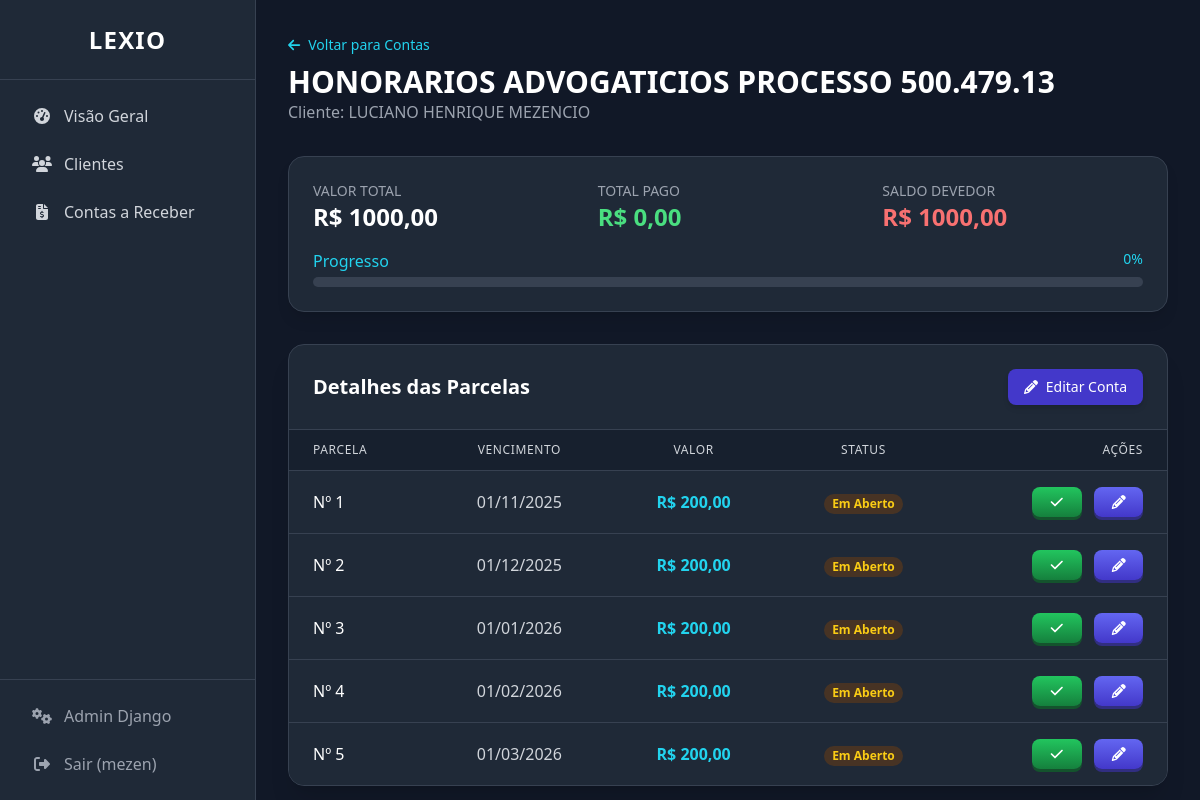
/dashboard/contas/4/ (signed in), run on an earlier commit of the app's database.
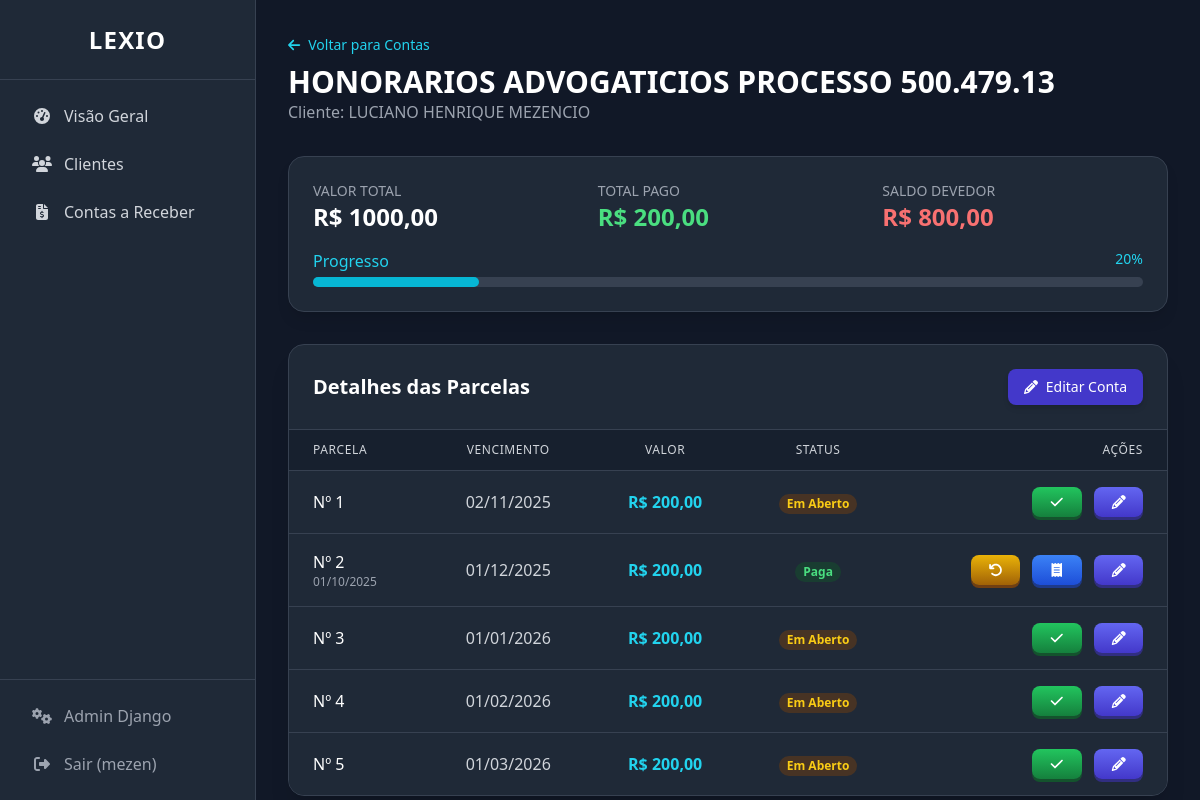
And on a later commit of the database.
### financeiro/models.py (models this page shows, shortened)
class ContaReceber(models.Model):
    cliente: Cliente = models.ForeignKey(Cliente, on_delete=models.PROTECT, related_name='contas', verbose_name="Cliente")
    descricao: str = models.CharField(max_length=200, verbose_name="Descrição")
    valor_total: Decimal = models.DecimalField(max_digits=10, decimal_places=2, validators=[MinValueValidator(Decimal('0.01'))], verbose_name="Valor Total")
    numero_parcelas: int = models.IntegerField(default=1, validators=[MinValueValidator(1)], verbose_name="Número de Parcelas")
    data_emissao: date = models.DateField(verbose_name="Data de Emissão")
    observacoes: Union[str, None] = models.TextField(blank=True, null=True, verbose_name="Observações")
    created_at: date = models.DateTimeField(auto_now_add=True, verbose_name="Criado em")
    updated_at: date = models.DateTimeField(auto_now=True, verbose_name="Atualizado em")
    class Meta:
        verbose_name = "Conta a Receber"
        verbose_name_plural = "Contas a Receber"
        ordering = ['-data_emissao']

class Parcela(models.Model):
    STATUS_CHOICES = [('aberto', 'Aberto'), ('pago', 'Pago'), ('vencido', 'Vencido')]
    conta = models.ForeignKey(ContaReceber, on_delete=models.CASCADE, related_name='parcelas', verbose_name="Conta")
    numero_parcela = models.IntegerField(verbose_name="Número da Parcela")
    valor_parcela = models.DecimalField(max_digits=10, decimal_places=2, validators=[MinValueValidator(Decimal('0.01'))], verbose_name="Valor da Parcela")
    data_vencimento = models.DateField(verbose_name="Data de Vencimento")
    data_pagamento = models.DateField(blank=True, null=True, verbose_name="Data de Pagamento")
    status = models.CharField(max_length=20, choices=STATUS_CHOICES, default='aberto', verbose_name="Status")
    observacoes = models.TextField(blank=True, null=True, verbose_name="Observações")
    created_at = models.DateTimeField(auto_now_add=True, verbose_name="Criado em")
    updated_at = models.DateTimeField(auto_now=True, verbose_name="Atualizado em")
    class Meta:
        verbose_name = "Parcela"
        verbose_name_plural = "Parcelas"
        ordering = ['conta__id', 'numero_parcela']
        unique_together = ['conta', 'numero_parcela']

class Cliente(models.Model):
    nome_completo: str = models.CharField(max_length=200, verbose_name="Nome Completo")
    cpf_cnpj: Union[str, None] = models.CharField(max_length=18, blank=True, null=True, verbose_name="CPF/CNPJ")
    telefone: str = models.CharField(max_length=20, verbose_name="Telefone")
    email: Union[str, None] = models.EmailField(blank=True, null=True, verbose_name="E-mail")
    endereco: Union[str, None] = models.TextField(blank=True, null=True, verbose_name="Endereço")
    observacoes: Union[str, None] = models.TextField(blank=True, null=True, verbose_name="Observações")
    ativo: bool = models.BooleanField(default=True, verbose_name="Cliente Ativo")
    created_at: date = models.DateTimeField(auto_now_add=True, verbose_name="Criado em")
    updated_at: date = models.DateTimeField(auto_now=True, verbose_name="Atualizado em")
    objects = ClienteManager()
    class Meta:
        verbose_name = "Cliente"
        verbose_name_plural = "Clientes"
        ordering = ['nome_completo']

### financeiro/views.py (the view)
# urls.py: path('contas/<int:pk>/', views.conta_detail, name='conta_detail'),
@login_required
def conta_detail(request, pk):
    conta = get_object_or_404(ContaReceber.objects.select_related('cliente'), pk=pk)
    parcelas = conta.parcelas.all().order_by('numero_parcela')
    hoje = date.today()
    vencidas_qs = parcelas.filter(status='aberto', data_vencimento__lt=hoje)
    if vencidas_qs.exists():
        vencidas_qs.update(status='vencido')
        parcelas = conta.parcelas.all().order_by('numero_parcela')
    return render(request, 'financeiro/conta_detail.html', {'conta': conta, 'parcelas': parcelas})

### financeiro/models.py (called while the page is built)
    def total_pago(self) -> Decimal:
        total = self.parcelas.filter(status='pago').aggregate(total=Sum('valor_parcela'))['total']
        return total or Decimal('0.00')

    def total_pendente(self) -> Decimal:
        total = self.parcelas.filter(status__in=['aberto', 'vencido']).aggregate(total=Sum('valor_parcela'))['total']
        return total or Decimal('0.00')

    def get_percentual_pago(self) -> int:
        if self.valor_total <= 0: return 0
        percentual = (self.total_pago() / self.valor_total) * 100
        return int(percentual.quantize(Decimal('1'), rounding=ROUND_DOWN))

### theme/templates/financeiro/conta_detail.html (shortened to what the changed rows need)
{% extends "base_interno.html" %}
{% block content %}
<div class="mb-8">
    <a href="{% url 'financeiro:conta_list' %}" class="text-cyan-400 hover:text-cyan-300 transition-colors text-sm"><i class="fas fa-arrow-left mr-2"></i>Voltar para Contas</a>
    <h1 class="text-3xl font-bold text-white mt-2">{{ conta.descricao }}</h1>
    <p class="text-gray-400">
        Cliente: <a href="{% url 'financeiro:cliente_detail' pk=conta.cliente.pk %}" class="hover:underline">{{ conta.cliente.nome_completo }}</a>
    </p>
</div>
<div class="bg-gray-800 p-6 rounded-2xl border border-gray-700 shadow-lg mb-8">
    <div class="grid grid-cols-1 md:grid-cols-3 gap-6 text-center md:text-left">
        <div><p class="text-sm text-gray-400">VALOR TOTAL</p><p class="text-2xl font-bold text-white">R$ {{ conta.valor_total|floatformat:2 }}</p></div>
        <div><p class="text-sm text-gray-400">TOTAL PAGO</p><p class="text-2xl font-bold text-green-400">R$ {{ conta.total_pago|floatformat:2 }}</p></div>
        <div><p class="text-sm text-gray-400">SALDO DEVEDOR</p><p class="text-2xl font-bold text-red-400">R$ {{ conta.total_pendente|floatformat:2 }}</p></div>
    </div>
    <div class="mt-4">
        {% with percentual=conta.get_percentual_pago %}
        <div class="flex justify-between mb-1"><span class="text-base font-medium text-cyan-400">Progresso</span><span class="text-sm font-medium text-cyan-400">{{ percentual }}%</span></div>
        <div class="w-full bg-gray-700 rounded-full h-2.5"><div class="bg-cyan-500 h-2.5 rounded-full" style="width: {{ percentual }}%"></div></div>
        {% endwith %}
    </div>
</div>
<div class="bg-gray-800 rounded-2xl shadow-xl border border-gray-700 overflow-hidden">
    <div class="p-6 border-b border-gray-700 flex justify-between items-center">
        <h2 class="text-xl font-bold text-white">Detalhes das Parcelas</h2>
    </div>
    <div class="overflow-x-auto">
        <table class="min-w-full divide-y divide-gray-700">
            <thead class="bg-gray-900/50">
                <tr>
                    <th class="px-6 py-3 text-left text-xs font-medium text-gray-300 uppercase tracking-wider">PARCELA</th>
                    <th class="px-6 py-3 text-center text-xs font-medium text-gray-300 uppercase tracking-wider">VENCIMENTO</th>
                    <th class="px-6 py-3 text-center text-xs font-medium text-gray-300 uppercase tracking-wider">VALOR</th>
                    <th class="px-6 py-3 text-center text-xs font-medium text-gray-300 uppercase tracking-wider">STATUS</th>
                    <th class="px-6 py-3 text-right text-xs font-medium text-gray-300 uppercase tracking-wider">AÇÕES</th>
                </tr>
            </thead>
            <tbody class="bg-gray-800 divide-y divide-gray-700">
                {% for parcela in parcelas %}
                <tr class="hover:bg-gray-700/50">
                    <td class="px-6 py-4 whitespace-nowrap"><div class="font-medium text-white">Nº {{ parcela.numero_parcela }}</div><div class="text-xs text-gray-400">{{ parcela.data_pagamento|date:"d/m/Y"|default:"" }}</div></td>
                    <td class="px-6 py-4 whitespace-nowrap text-center text-gray-300">{{ parcela.data_vencimento|date:"d/m/Y" }}</td>
                    <td class="px-6 py-4 whitespace-nowrap text-center font-semibold text-cyan-400">R$ {{ parcela.valor_parcela|floatformat:2 }}</td>
                    <td class="px-6 py-4 whitespace-nowrap text-center">
                        {% if parcela.status == 'pago' %}<span class="px-2 inline-flex text-xs leading-5 font-semibold rounded-full bg-green-900/50 text-green-400">Paga</span>
                        {% elif parcela.status == 'vencido' %}<span class="px-2 inline-flex text-xs leading-5 font-semibold rounded-full bg-red-900/50 text-red-400">Vencida</span>
                        {% else %}<span class="px-2 inline-flex text-xs leading-5 font-semibold rounded-full bg-yellow-900/50 text-yellow-400">Em Aberto</span>
                        {% endif %}
                    </td>
                    <td class="px-6 py-4 whitespace-nowrap text-right text-sm font-medium">
                        <div class="flex items-center justify-end space-x-3">
                            {% if parcela.status == 'pago' %}
                                <form action="{% url 'financeiro:parcela_estornar' pk=parcela.pk %}" method="post" class="inline">{% csrf_token %}<button type="submit" class="btn-3d btn-yellow" title="Estornar Pagamento"><i class="fas fa-undo fa-fw"></i></button></form>
                                <a href="{% url 'financeiro:gerar_recibo_pdf' pk=parcela.pk %}" target="_blank" class="btn-3d btn-blue" title="Gerar Recibo"><i class="fas fa-receipt fa-fw"></i></a>
                            {% else %}
                                <form action="{% url 'financeiro:parcela_dar_baixa' pk=parcela.pk %}" method="post" class="inline">{% csrf_token %}<button type="submit" class="btn-3d btn-green" title="Dar Baixa (Pagar)"><i class="fas fa-check fa-fw"></i></button></form>
                            {% endif %}
                            <a href="{% url 'financeiro:parcela_update' pk=parcela.pk %}" class="btn-3d btn-indigo" title="Editar Parcela"><i class="fas fa-pencil-alt fa-fw"></i></a>
                        </div>
                    </td>
                </tr>
                {% endfor %}
            </tbody>
        </table>
    </div>
</div>
{% endblock %}

What changed in the data, as far as the page shows it:
computed for ContaReceber "HONORARIOS ADVOGATICIOS PROCESSO 500.479.13": total_pago "0,00" → "200,00"; total_pendente "1000,00" → "800,00"
changed Parcela (number 1 of 5 on the later page): data_vencimento "01/11/2025" → "02/11/2025"
changed Parcela (number 2 of 5 on the later page): data_pagamento (not shown) → "01/10/2025"; status "Em Aberto" → "Paga"
Also different on the page:
{{ percentual }}: "0" → "20"
